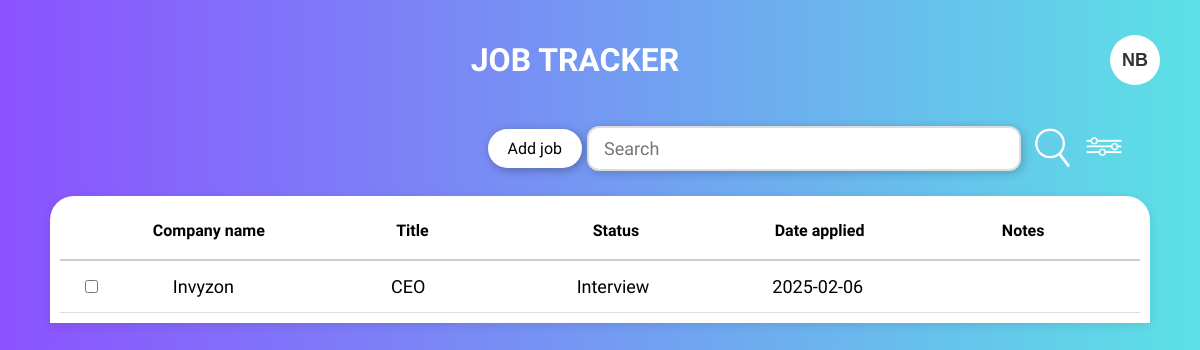
Before: /dashboard (signed in) with the older database file.
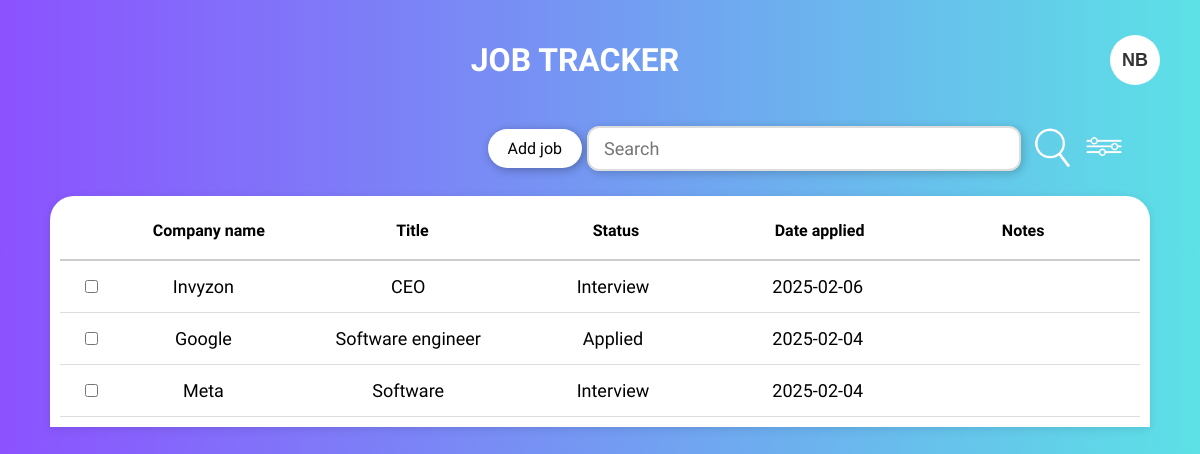
After: the same page with the newer database file.
### tables this page shows
CREATE TABLE users(
            id INTEGER PRIMARY KEY AUTOINCREMENT,
            username TEXT NOT NULL UNIQUE,
            fName TEXT NOT NULL,
            lName TEXT NOT NULL,
            email TEXT NOT NULL,
            password TEXT NOT NULL);

CREATE TABLE job_applications(
            id INTEGER PRIMARY KEY AUTOINCREMENT,
            user_id INTEGER NOT NULL,
            title TEXT NOT NULL,
            company_name TEXT NOT NULL,
            date_applied TEXT NOT NULL,
            status TEXT NOT NULL,
            notes TEXT,
            FOREIGN KEY (user_id) REFERENCES users (id));

### run.py (the view)
@app.route("/dashboard")
@login_required
def dashboard():
    user_id = current_user.id
    with sqlite3.connect("job_tracker.db") as connection:
        cursor = connection.cursor()
        cursor.execute("SELECT * FROM job_applications WHERE user_id = ?", (user_id,))
        results = cursor.fetchall()
    return render_template("dashboard.html", results=results)

### run.py (called while the page is built)
@login_manager.user_loader
def load_user(user_id):
    with sqlite3.connect("job_tracker.db") as connection:
        cursor = connection.cursor()
        cursor.execute("SELECT id, username, fName, lName, email, password FROM users WHERE id = ?", (user_id,))
        user = cursor.fetchone()
        if user is None:
            return None
        return User(*user)

### templates/dashboard.html (shortened to what this page needs)
<!DOCTYPE html>
<html lang="en">
    <head>
        <link rel="stylesheet" href="{{ url_for('static', filename='global.css')}}">
    </head>
    <body>
        <div class="title-section">
            <h1 class="title">Job Tracker</h1>
            <div class="profile-container">
                <button class="account-button" id="profile_button">
                    {{ current_user.fName[0] }}{{ current_user.lName[0] }}
                </button>
            </div>
        </div>
        <div class="action-section">
            <button id="openModalBtn" class="add-job">Add job</button>
            <input type="text" class="search-bar" placeholder="Search">
            <button class="icon-button"><img src="{{ url_for('static', filename='Images/search icon.png')}}" alt="Search" ></button>
            <button class="icon-button"><img src="{{ url_for('static', filename='Images/filter_bar.png')}}" alt="Filter"></button>
        </div>
        <div class="table-container">
            <div class="table-header">
                <span>Company name</span>
                <span>Title</span>
                <span>Status</span>
                <span>Date applied </span>
                <span>Notes</span>
            </div>
            <div class="table-content">
                {% for result in results %}
                <div class="table-row" data-id="{{ result[0] }}">
                    <input type="checkbox" class="checkbox">
                    <span>{{ result[3] }}</span>
                    <span>{{ result[2] }}</span>
                    <span>{{ result[5] }}</span>
                    <span>{{ result[4] }}</span>
                </div>
                {% else %}
                <div class="table-row">
                    <span colspan="5">No job applications found.</span>
                </div>
                {% endfor %}
            </div>
        </div>
    </body>
</html>

### static/global.css (style rules this page uses)
body { background: linear-gradient(to right, #8C52FF, #5CE1E6); font-family: "Julius Sans One", serif; font-size: 18px; height: 100vh; margin: 0; padding: 0; }
.title-section { display: flex; justify-content: center; align-items: center; padding: 20px 40px; color: white; position: relative; }
.title { font-size: 32px; text-transform: uppercase; flex-grow: 1; text-align: center; }
.account-button { margin-left: auto; background-color: white; color: #333; font-size: 18px; font-weight: bold; border: none; border-radius: 50%; width: 50px; height: 50px; cursor: pointer; display: flex; align-items: center; justify-content: center; }
.profile-container { position: relative; display: inline-block; }
.action-section { display: flex; justify-content: flex-end; align-items: center; margin-right: 70px; }
.add-job { font-family: "Julius Sans One", serif; font-weight: 400; font-style: normal; font-size: 16px; padding: 10px 20px; border: none; border-radius: 24px; background: white; cursor: pointer; box-shadow: 2px 2px 10px rgba(0,0,0,0.3); transition: 0.3s; }
.icon-button { background: none; border: none; cursor: pointer; }
.icon-button img { width: 40px; height: 40px; }
.search-bar { margin: 5px; padding: 10px 15px; font-family: "Julius Sans One", serif; font-size: 18px; border: 2px solid #ddd; border-radius: 12px; box-shadow: 2px 2px 10px rgba(0,0,0,0.2); transition: border 0.3s ease-in-out, box-shadow 0.3s ease-in-out; width: 100%; max-width: 400px; outline: none; }
.table-container { background: white; margin: 20px auto; border-radius: 24px 24px 0 0; display: flex; flex-direction: column; width: 90%; max-width: 1800px; padding: 10px; box-shadow: 0px 2px 10px rgba(0,0,0,0.1); }
.table-header { display: flex; flex-direction: space-between; font-size: 16px; font-weight: bold; padding: 15px; border-bottom: 2px solid #ccc; }
.table-header span { flex: 1; text-align: center; }
.table-content { display: flex; flex-direction: column; }
.table-row { display: flex; align-items: center; padding: 15px; border-bottom: 1px solid #ddd; }
.table-row span { flex: 1; text-align: center; }
.table-row input { margin-left: 10px; }

Changed rows visible on the page:
added job_applications: company_name "Google", title "Software engineer", status "Applied", date_applied "2025-02-04"
added job_applications: company_name "Meta", title "Software", status "Interview", date_applied "2025-02-04"
